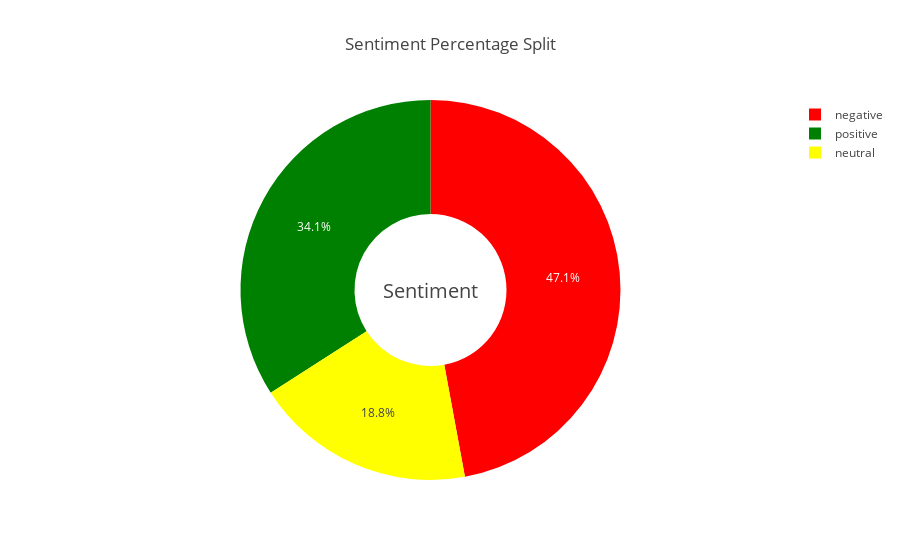

Notebook code cell kept with this figure:
### Code cell
# Example usage:
create_sentiment_donut_chart(df)

### Figure 1 — Plotly figure (JSON) as saved in the notebook; plotly's stock layout.template omitted (floating-point values rounded to 4 significant figures)
{"data": [{"hole": 0.4, "labels": ["negative", "positive", "neutral"], "marker": {"colors": ["red", "green", "yellow"]}, "type": "pie", "values": [47.1, 34.1, 18.8]}], "layout": {"annotations": [{"font": {"size": 20}, "showarrow": false, "text": "Sentiment", "x": 0.5, "y": 0.5}], "title": {"text": "Sentiment Percentage Split"}}}
